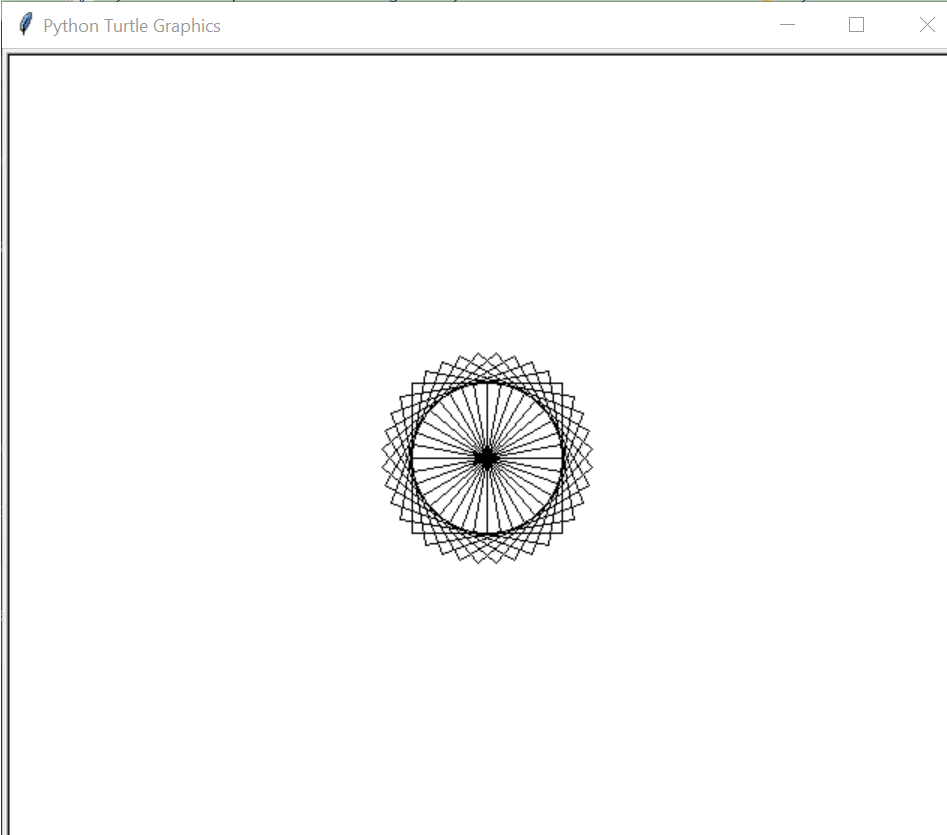

Source code (Python):
import turtle
turtle.color("black")
turtle.left(10)
turtle.forward(50)
turtle.left(90)
turtle.forward(50)
turtle.left(90)
turtle.forward(50)
turtle.left(90)
turtle.forward(50)
turtle.left(90)

turtle.color("black")
turtle.left(10)
turtle.forward(50)
turtle.left(90)
turtle.forward(50)
turtle.left(90)
turtle.forward(50)
turtle.left(90)
turtle.forward(50)
turtle.left(90)

turtle.color("black")
turtle.left(10)
turtle.forward(50)
turtle.left(90)
turtle.forward(50)
turtle.left(90)
turtle.forward(50)
turtle.left(90)
turtle.forward(50)
turtle.left(90)

turtle.color("black")
turtle.left(10)
turtle.forward(50)
turtle.left(90)
turtle.forward(50)
turtle.left(90)
turtle.forward(50)
turtle.left(90)
turtle.forward(50)
turtle.left(90)

turtle.color("black")
turtle.left(10)
turtle.forward(50)
turtle.left(90)
turtle.forward(50)
turtle.left(90)
turtle.forward(50)
turtle.left(90)
turtle.forward(50)
turtle.left(90)

turtle.color("black")
turtle.left(10)
turtle.forward(50)
turtle.left(90)
turtle.forward(50)
turtle.left(90)
turtle.forward(50)
turtle.left(90)
turtle.forward(50)
turtle.left(90)

turtle.color("black")
turtle.left(10)
turtle.forward(50)
turtle.left(90)
turtle.forward(50)
turtle.left(90)
turtle.forward(50)
turtle.left(90)
turtle.forward(50)
turtle.left(90)

turtle.color("black")
turtle.left(10)
turtle.forward(50)
turtle.left(90)
turtle.forward(50)
turtle.left(90)
turtle.forward(50)
turtle.left(90)
turtle.forward(50)
turtle.left(90)

turtle.color("black")
turtle.left(10)
turtle.forward(50)
turtle.left(90)
turtle.forward(50)
turtle.left(90)
turtle.forward(50)
turtle.left(90)
turtle.forward(50)
turtle.left(90)

turtle.color("black")
turtle.left(10)
turtle.forward(50)
turtle.left(90)
turtle.forward(50)
turtle.left(90)
turtle.forward(50)
turtle.left(90)
turtle.forward(50)
turtle.left(90)

turtle.color("black")
turtle.left(10)
turtle.forward(50)
turtle.left(90)
turtle.forward(50)
turtle.left(90)
turtle.forward(50)
turtle.left(90)
turtle.forward(50)
turtle.left(90)

turtle.color("black")
turtle.left(10)
turtle.forward(50)
turtle.left(90)
turtle.forward(50)
turtle.left(90)
turtle.forward(50)
turtle.left(90)
turtle.forward(50)
turtle.left(90)

turtle.color("black")
turtle.left(10)
turtle.forward(50)
turtle.left(90)
turtle.forward(50)
turtle.left(90)
turtle.forward(50)
turtle.left(90)
turtle.forward(50)
turtle.left(90)

turtle.color("black")
turtle.left(10)
turtle.forward(50)
turtle.left(90)
turtle.forward(50)
turtle.left(90)
turtle.forward(50)
turtle.left(90)
turtle.forward(50)
turtle.left(90)

turtle.color("black")
turtle.left(10)
turtle.forward(50)
turtle.left(90)
turtle.forward(50)
turtle.left(90)
turtle.forward(50)
turtle.left(90)
turtle.forward(50)
turtle.left(90)

turtle.color("black")
turtle.left(10)
turtle.forward(50)
turtle.left(90)
turtle.forward(50)
turtle.left(90)
turtle.forward(50)
turtle.left(90)
turtle.forward(50)
turtle.left(90)

turtle.color("black")
turtle.left(10)
turtle.forward(50)
turtle.left(90)
turtle.forward(50)
turtle.left(90)
turtle.forward(50)
turtle.left(90)
turtle.forward(50)
turtle.left(90)

turtle.color("black")
turtle.left(10)
turtle.forward(50)
turtle.left(90)
turtle.forward(50)
turtle.left(90)
turtle.forward(50)
turtle.left(90)
turtle.forward(50)
turtle.left(90)

turtle.color("black")
turtle.left(10)
turtle.forward(50)
turtle.left(90)
turtle.forward(50)
turtle.left(90)
turtle.forward(50)
turtle.left(90)
turtle.forward(50)
turtle.left(90)

turtle.color("black")
turtle.left(10)
turtle.forward(50)
turtle.left(90)
turtle.forward(50)
turtle.left(90)
turtle.forward(50)
turtle.left(90)
turtle.forward(50)
turtle.left(90)

turtle.color("black")
turtle.left(10)
turtle.forward(50)
turtle.left(90)
turtle.forward(50)
turtle.left(90)
turtle.forward(50)
turtle.left(90)
turtle.forward(50)
turtle.left(90)

turtle.color("black")
turtle.left(10)
turtle.forward(50)
turtle.left(90)
turtle.forward(50)
turtle.left(90)
turtle.forward(50)
turtle.left(90)
turtle.forward(50)
turtle.left(90)

turtle.color("black")
turtle.left(10)
turtle.forward(50)
turtle.left(90)
turtle.forward(50)
turtle.left(90)
turtle.forward(50)
turtle.left(90)
turtle.forward(50)
turtle.left(90)

turtle.color("black")
turtle.left(10)
turtle.forward(50)
turtle.left(90)
turtle.forward(50)
turtle.left(90)
turtle.forward(50)
turtle.left(90)
turtle.forward(50)
turtle.left(90)

turtle.color("black")
turtle.left(10)
turtle.forward(50)
turtle.left(90)
turtle.forward(50)
turtle.left(90)
turtle.forward(50)
turtle.left(90)
turtle.forward(50)
turtle.left(90)

turtle.color("black")
turtle.left(10)
turtle.forward(50)
turtle.left(90)
turtle.forward(50)
turtle.left(90)
turtle.forward(50)
turtle.left(90)
turtle.forward(50)
turtle.left(90)

turtle.color("black")
turtle.left(10)
turtle.forward(50)
turtle.left(90)
turtle.forward(50)
turtle.left(90)
turtle.forward(50)
turtle.left(90)
turtle.forward(50)
turtle.left(90)

turtle.color("black")
turtle.left(10)
turtle.forward(50)
turtle.left(90)
turtle.forward(50)
turtle.left(90)
turtle.forward(50)
turtle.left(90)
turtle.forward(50)
turtle.left(90)

turtle.color("black")
turtle.left(10)
turtle.forward(50)
turtle.left(90)
turtle.forward(50)
turtle.left(90)
turtle.forward(50)
turtle.left(90)
turtle.forward(50)
turtle.left(90)

turtle.color("black")
turtle.left(10)
turtle.forward(50)
turtle.left(90)
turtle.forward(50)
turtle.left(90)
turtle.forward(50)
turtle.left(90)
turtle.forward(50)
turtle.left(90)

turtle.color("black")
turtle.left(10)
turtle.forward(50)
turtle.left(90)
turtle.forward(50)
turtle.left(90)
turtle.forward(50)
turtle.left(90)
turtle.forward(50)
turtle.left(90)

turtle.color("black")
turtle.left(10)
turtle.forward(50)
turtle.left(90)
turtle.forward(50)
turtle.left(90)
turtle.forward(50)
turtle.left(90)
turtle.forward(50)
turtle.left(90)

turtle.color("black")
turtle.left(10)
turtle.forward(50)
turtle.left(90)
turtle.forward(50)
turtle.left(90)
turtle.forward(50)
turtle.left(90)
turtle.forward(50)
turtle.left(90)

turtle.color("black")
turtle.left(10)
turtle.forward(50)
turtle.left(90)
turtle.forward(50)
turtle.left(90)
turtle.forward(50)
turtle.left(90)
turtle.forward(50)
turtle.left(90)

turtle.color("black")
turtle.left(10)
turtle.forward(50)
turtle.left(90)
turtle.forward(50)
turtle.left(90)
turtle.forward(50)
turtle.left(90)
turtle.forward(50)
turtle.left(90)

turtle.color("black")
turtle.left(10)
turtle.forward(50)
turtle.left(90)
turtle.forward(50)
turtle.left(90)
turtle.forward(50)
turtle.left(90)
turtle.forward(50)
turtle.left(90)
